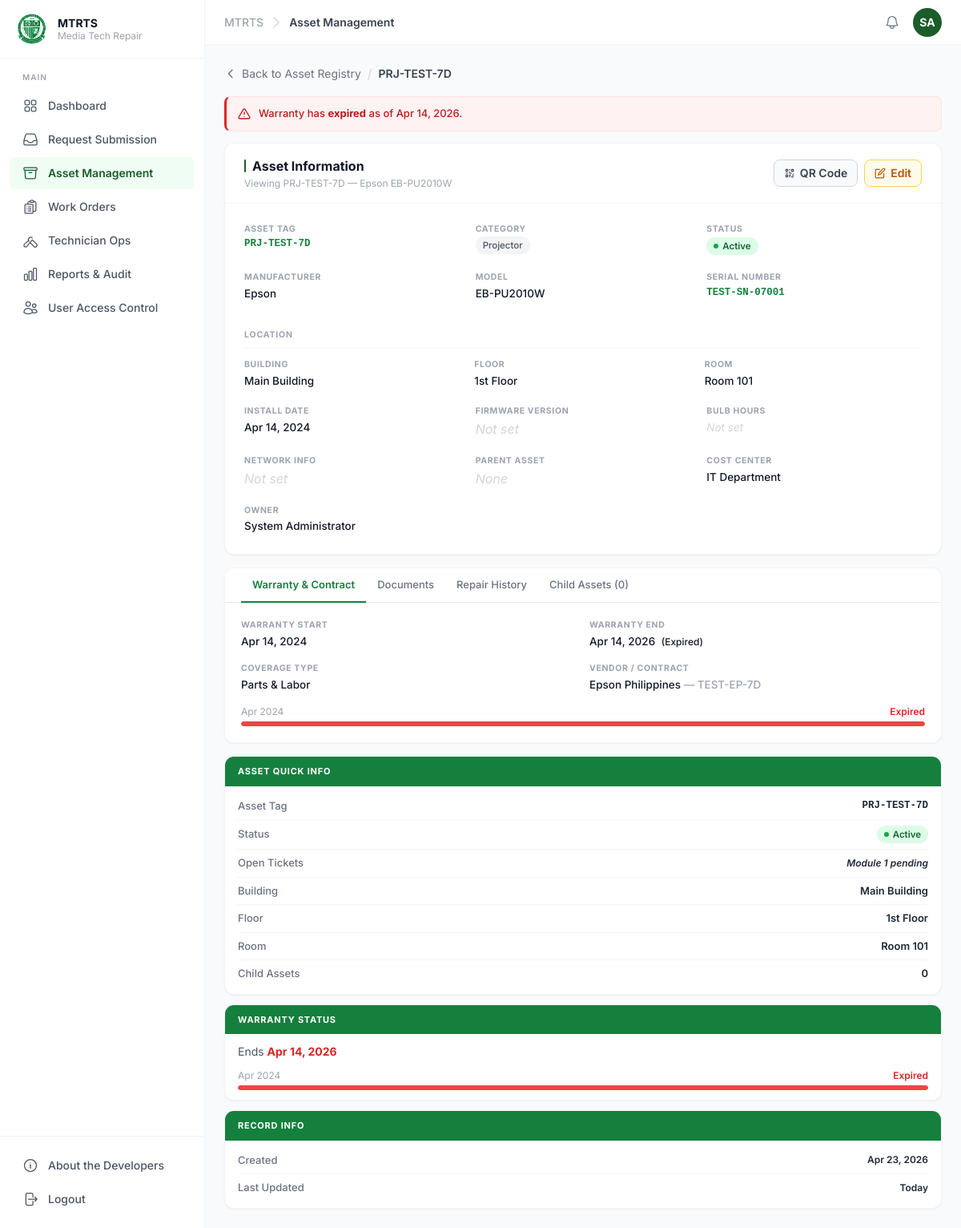
The page /modules/assets/view.php?id=1 (signed in) on the database its author committed.
### tables this page shows
CREATE TABLE assets (
  asset_id         INT           PRIMARY KEY AUTO_INCREMENT,
  asset_tag        VARCHAR(50)   NOT NULL UNIQUE,
  serial_number    VARCHAR(100)  NULL,
  manufacturer     VARCHAR(100)  NOT NULL,
  model            VARCHAR(100)  NOT NULL,
  category_id      INT           NOT NULL,
  status           ENUM('active','spare','retired') NOT NULL DEFAULT 'active',
  location_id      INT           NULL,
  parent_asset_id  INT           NULL,
  install_date     DATE          NOT NULL,
  firmware_version VARCHAR(50)   NULL,
  network_info     VARCHAR(100)  NULL,
  bulb_hours       INT UNSIGNED  NULL,
  department_id    INT           NULL,
  owner_id         INT           NULL,
  qr_code_path     VARCHAR(255)  NULL,
  created_by       INT           NULL,
  created_at       DATETIME      NOT NULL DEFAULT CURRENT_TIMESTAMP,
  updated_at       DATETIME      NOT NULL DEFAULT CURRENT_TIMESTAMP ON UPDATE CURRENT_TIMESTAMP,

  FOREIGN KEY (category_id)     REFERENCES asset_categories(category_id),
  FOREIGN KEY (location_id)     REFERENCES locations(location_id),
  FOREIGN KEY (parent_asset_id) REFERENCES assets(asset_id),
  FOREIGN KEY (department_id)   REFERENCES departments(department_id),
  FOREIGN KEY (owner_id)        REFERENCES users(user_id),
  FOREIGN KEY (created_by)      REFERENCES users(user_id)
);

CREATE TABLE asset_warranty (
  warranty_id        INT           PRIMARY KEY AUTO_INCREMENT,
  asset_id           INT           NOT NULL UNIQUE,
  warranty_start     DATE          NOT NULL,
  warranty_end       DATE          NOT NULL,
  coverage_type      ENUM('parts','labor','parts_and_labor','onsite') NOT NULL,
  vendor_name        VARCHAR(150)  NULL,
  contract_reference VARCHAR(100)  NULL,
  created_at         DATETIME      NOT NULL DEFAULT CURRENT_TIMESTAMP,
  updated_at         DATETIME      NOT NULL DEFAULT CURRENT_TIMESTAMP ON UPDATE CURRENT_TIMESTAMP,

  FOREIGN KEY (asset_id) REFERENCES assets(asset_id)
);

CREATE TABLE asset_categories (
  category_id    INT           PRIMARY KEY AUTO_INCREMENT,
  category_name  VARCHAR(100)  NOT NULL UNIQUE,
  has_bulb_hours TINYINT(1)    NOT NULL DEFAULT 0,
  description    VARCHAR(255)  NULL,
  created_at     DATETIME      NOT NULL DEFAULT CURRENT_TIMESTAMP,
  updated_at     DATETIME      NOT NULL DEFAULT CURRENT_TIMESTAMP ON UPDATE CURRENT_TIMESTAMP
);

CREATE TABLE locations (
  location_id INT           PRIMARY KEY AUTO_INCREMENT,
  building    VARCHAR(100)  NOT NULL,
  floor       VARCHAR(50)   NOT NULL,
  room        VARCHAR(100)  NOT NULL,
  created_at  DATETIME      NOT NULL DEFAULT CURRENT_TIMESTAMP,

  UNIQUE (building, floor, room)
);

CREATE TABLE departments (
  department_id   INT           PRIMARY KEY AUTO_INCREMENT,
  department_name VARCHAR(100)  NOT NULL UNIQUE
);

CREATE TABLE users (
  user_id         INT           PRIMARY KEY AUTO_INCREMENT,
  email           VARCHAR(150)  NOT NULL UNIQUE,
  password_hash   VARCHAR(255)  NULL,
  full_name       VARCHAR(150)  NOT NULL,
  id_number       VARCHAR(50)   NULL UNIQUE,
  contact_number  VARCHAR(20)   NULL,
  position        VARCHAR(100)  NULL,
  profile_picture VARCHAR(255)  NULL,
  department_id   INT           NULL,
  role_id         INT           NOT NULL,
  is_active       TINYINT(1)    NOT NULL DEFAULT 1,
  created_at      DATETIME      NOT NULL DEFAULT CURRENT_TIMESTAMP,
  updated_at      DATETIME      NOT NULL DEFAULT CURRENT_TIMESTAMP ON UPDATE CURRENT_TIMESTAMP,
  last_login      DATETIME      NULL,

  FOREIGN KEY (department_id) REFERENCES departments(department_id),
  FOREIGN KEY (role_id) REFERENCES roles(role_id)
);

### modules/assets/view.view.php (the view, shortened to what the rows shown need)
<div class="flex items-center gap-2 mb-4">
  <a href="index.php"
     class="inline-flex items-center gap-1.5 text-sm text-gray-500 hover:text-gray-900 transition-colors">
    <svg class="w-4 h-4" fill="none" viewBox="0 0 24 24" stroke="currentColor" stroke-width="2">
      <path stroke-linecap="round" stroke-linejoin="round" d="M15 19l-7-7 7-7"/>
    </svg>
    Back to Asset Registry
  </a>
  <span class="text-gray-300">/</span>
  <span class="text-sm font-semibold text-gray-700"><?= htmlspecialchars($asset['asset_tag']) ?></span>
</div>
<?php if ($show_warn_banner): ?>
<div class="asset-banner banner-info mb-4">
  <svg class="w-4 h-4 flex-shrink-0" fill="none" viewBox="0 0 24 24" stroke="currentColor" stroke-width="2">
    <path stroke-linecap="round" stroke-linejoin="round" d="M12 9v4m0 4h.01M10.29 3.86L1.82 18a2 2 0 001.71 3h16.94a2 2 0 001.71-3L13.71 3.86a2 2 0 00-3.42 0z"/>
  </svg>
  <span>Warranty expiring in <strong><?= $wp['days_left'] ?> day<?= $wp['days_left'] !== 1 ? 's' : '' ?></strong> — consider renewing or flagging for review.</span>
</div>
<?php elseif ($expired_banner): ?>
<div class="asset-banner banner-warn mb-4">
  <svg class="w-4 h-4 flex-shrink-0" fill="none" viewBox="0 0 24 24" stroke="currentColor" stroke-width="2">
    <path stroke-linecap="round" stroke-linejoin="round" d="M12 9v4m0 4h.01M10.29 3.86L1.82 18a2 2 0 001.71 3h16.94a2 2 0 001.71-3L13.71 3.86a2 2 0 00-3.42 0z"/>
  </svg>
  <span>Warranty has <strong>expired</strong> as of <?= htmlspecialchars((new DateTime($warranty['warranty_end']))->format('M j, Y')) ?>.</span>
</div>
<?php endif; ?>
<div class="grid grid-cols-1 xl:grid-cols-[1fr_260px] gap-4 items-start">
  <div class="flex flex-col gap-4">
    <div class="bg-white rounded-xl shadow-sm border border-gray-100 overflow-hidden">
      <div class="px-6 py-4 border-b border-gray-100 flex flex-wrap items-center justify-between gap-3">
        <div>
          <h2 class="text-base font-bold text-gray-900 flex items-center gap-2">
            <span class="block w-0.5 h-4 bg-olfu-green rounded"></span>
            Asset Information
          </h2>
          <p class="text-xs text-gray-400 mt-0.5">
            Viewing <?= htmlspecialchars($asset['asset_tag']) ?> — <?= htmlspecialchars($asset['manufacturer'] . ' ' . $asset['model']) ?>
          </p>
        </div>
      </div>
      <div class="p-6">
        <div class="grid grid-cols-2 md:grid-cols-3 gap-5">
          <div>
            <div class="vf-lbl">Asset Tag</div>
            <div class="vf-val vf-mono"><?= htmlspecialchars($asset['asset_tag']) ?></div>
          </div>
          <div>
            <div class="vf-val"><?= cat_badge($asset['category_name'] ?? '—') ?></div>
          </div>
          <div>
            <div class="vf-val"><?= status_badge($asset['status']) ?></div>
          </div>
          <div>
            <div class="vf-lbl">Manufacturer</div>
            <div class="vf-val"><?= htmlspecialchars($asset['manufacturer']) ?></div>
          </div>
          <div>
            <div class="vf-lbl">Model</div>
            <div class="vf-val"><?= htmlspecialchars($asset['model']) ?></div>
          </div>
          <div>
            <div class="vf-lbl">Serial Number</div>
            <?php if ($asset['serial_number']): ?>
              <div class="vf-val vf-mono"><?= htmlspecialchars($asset['serial_number']) ?></div>
            <?php else: ?>
              <div class="vf-val vf-empty">Not set</div>
            <?php endif; ?>
          </div>
          <div class="col-span-2 md:col-span-3">
            <div class="grid grid-cols-3 gap-4">
              <div>
                <div class="vf-lbl">Building</div>
                <div class="vf-val"><?= $asset['building'] ? htmlspecialchars($asset['building']) : '<span class="vf-empty">Not assigned</span>' ?></div>
              </div>
              <div>
                <div class="vf-lbl">Floor</div>
                <div class="vf-val"><?= $asset['floor'] ? htmlspecialchars($asset['floor']) : '<span class="vf-empty">Not assigned</span>' ?></div>
              </div>
              <div>
                <div class="vf-lbl">Room</div>
                <div class="vf-val"><?= $asset['room'] ? htmlspecialchars($asset['room']) : '<span class="vf-empty">Not assigned</span>' ?></div>
              </div>
            </div>
          </div>
          <div>
            <div class="vf-lbl">Install Date</div>
            <div class="vf-val"><?= $asset['install_date'] ? (new DateTime($asset['install_date']))->format('M j, Y') : '<span class="vf-empty">—</span>' ?></div>
          </div>
          <div>
            <div class="vf-lbl">Cost Center</div>
            <div class="vf-val"><?= $asset['department_name'] ? htmlspecialchars($asset['department_name']) : '<span class="vf-empty">Not assigned</span>' ?></div>
          </div>
          <div>
            <div class="vf-lbl">Owner</div>
            <div class="vf-val"><?= $asset['owner_name'] ? htmlspecialchars($asset['owner_name']) : '<span class="vf-empty">Not assigned</span>' ?></div>
          </div>
        </div>
      </div>
    </div>
    <div class="bg-white rounded-xl shadow-sm border border-gray-100 overflow-hidden">
      <div id="tab-warranty" class="p-5 <?= $active_tab !== 'warranty' ? 'hidden' : '' ?>">
        <?php if ($warranty): ?>
          <div class="grid grid-cols-2 gap-4 mb-4">
            <div>
              <div class="vf-lbl">Warranty Start</div>
              <div class="vf-val"><?= (new DateTime($warranty['warranty_start']))->format('M j, Y') ?></div>
            </div>
            <div>
              <div class="vf-lbl">Warranty End</div>
              <div class="vf-val <?= $wp['expired'] ? 'text-red-600' : ($wp['days_left'] <= 30 ? 'text-amber-600' : '') ?>">
                <?= (new DateTime($warranty['warranty_end']))->format('M j, Y') ?>
                <?php if ($wp['expired']): ?><span class="ml-1 text-xs">(Expired)</span><?php endif; ?>
              </div>
            </div>
            <div>
              <div class="vf-lbl">Coverage Type</div>
              <div class="vf-val"><?= coverage_label($warranty['coverage_type']) ?></div>
            </div>
            <div>
              <div class="vf-lbl">Vendor / Contract</div>
              <div class="vf-val">
                <?= $warranty['vendor_name'] ? htmlspecialchars($warranty['vendor_name']) : '<span class="vf-empty">—</span>' ?>
                <?php if ($warranty['contract_reference']): ?>
                  <span class="text-gray-400"> — <?= htmlspecialchars($warranty['contract_reference']) ?></span>
                <?php endif; ?>
              </div>
            </div>
          </div>
          <div class="mt-3">
            <div class="flex justify-between text-xs text-gray-400 mb-1">
              <span><?= (new DateTime($warranty['warranty_start']))->format('M Y') ?></span>
              <span class="font-semibold <?= $wp['expired'] ? 'text-red-600' : ($wp['days_left'] <= 30 ? 'text-amber-600' : 'text-green-600') ?>">
                <?= $wp['expired'] ? 'Expired' : $wp['days_left'] . ' days remaining' ?>
              </span>
            </div>
            <div class="h-1.5 bg-gray-100 rounded-full overflow-hidden">
              <div class="h-full rounded-full <?= $wp['color'] ?>" style="width:<?= $wp['pct'] ?>%"></div>
            </div>
          </div>
        <?php else: ?>
          <p class="text-sm text-gray-400 italic">No warranty information recorded for this asset.</p>
          <a href="edit.php?id=<?= $id ?>" class="text-sm text-olfu-green hover:underline mt-2 inline-block">Add warranty info →</a>
        <?php endif; ?>
      </div>
    </div>
  </div>
  <div class="flex flex-col gap-3">
    <div class="bg-white rounded-xl shadow-sm border border-gray-100 overflow-hidden">
      <div class="px-4 py-2">
        <div class="rp-row">
          <span class="rp-lbl">Asset Tag</span>
          <span class="rp-val asset-tag"><?= htmlspecialchars($asset['asset_tag']) ?></span>
        </div>
        <div class="rp-row">
          <span><?= status_badge($asset['status']) ?></span>
        </div>
        <div class="rp-row">
          <span class="rp-lbl">Building</span>
          <span class="rp-val"><?= htmlspecialchars($asset['building'] ?? '—') ?></span>
        </div>
        <div class="rp-row">
          <span class="rp-lbl">Floor</span>
          <span class="rp-val"><?= htmlspecialchars($asset['floor'] ?? '—') ?></span>
        </div>
        <div class="rp-row">
          <span class="rp-lbl">Room</span>
          <span class="rp-val"><?= htmlspecialchars($asset['room'] ?? '—') ?></span>
        </div>
      </div>
    </div>
    <?php if ($warranty): ?>
    <div class="bg-white rounded-xl shadow-sm border border-gray-100 overflow-hidden">
      <div class="rp-hdr">Warranty Status</div>
      <div class="px-4 py-3">
        <p class="text-sm text-gray-600 mb-3">
          Ends <strong class="<?= $wp['expired'] ? 'text-red-600' : ($wp['days_left'] <= 30 ? 'text-amber-600' : 'text-gray-800') ?>">
            <?= (new DateTime($warranty['warranty_end']))->format('M j, Y') ?>
          </strong>
        </p>
        <div class="flex justify-between text-xs text-gray-400 mb-1">
          <span><?= (new DateTime($warranty['warranty_start']))->format('M Y') ?></span>
          <span class="font-semibold <?= $wp['expired'] ? 'text-red-600' : ($wp['days_left'] <= 30 ? 'text-amber-600' : 'text-green-600') ?>">
            <?= $wp['expired'] ? 'Expired' : $wp['days_left'] . ' days left' ?>
          </span>
        </div>
        <div class="h-1.5 bg-gray-100 rounded-full overflow-hidden">
          <div class="h-full rounded-full <?= $wp['color'] ?>" style="width:<?= $wp['pct'] ?>%"></div>
        </div>
      </div>
    </div>
    <?php endif; ?>
    <div class="bg-white rounded-xl shadow-sm border border-gray-100 overflow-hidden">
      <div class="px-4 py-2">
        <div class="rp-row">
          <span class="rp-lbl">Created</span>
          <span class="rp-val text-xs"><?= (new DateTime($asset['created_at']))->format('M j, Y') ?></span>
        </div>
        <div class="rp-row">
          <span class="rp-lbl">Last Updated</span>
          <span class="rp-val text-xs"><?= time_ago($asset['updated_at']) ?></span>
        </div>
      </div>
    </div>
  </div>
</div>

### modules/assets/functions.php (shortened to what the rows shown need)
<?php
function get_asset_by_id(PDO $pdo, int $id): array|false {
    $stmt = $pdo->prepare("
        SELECT a.*, c.category_name, c.has_bulb_hours,
               l.building, l.floor, l.room,
               u.full_name AS owner_name,
               d.department_name,
               p.asset_tag AS parent_tag
        FROM assets a
        LEFT JOIN asset_categories c ON a.category_id     = c.category_id
        LEFT JOIN locations        l ON a.location_id     = l.location_id
        LEFT JOIN users            u ON a.owner_id        = u.user_id
        LEFT JOIN departments      d ON a.department_id   = d.department_id
        LEFT JOIN assets           p ON a.parent_asset_id = p.asset_id
        WHERE a.asset_id = ?
    ");
    $stmt->execute([$id]);
    return $stmt->fetch();
}
function get_asset_warranty(PDO $pdo, int $id): array|false {
    $stmt = $pdo->prepare("SELECT * FROM asset_warranty WHERE asset_id = ?");
    $stmt->execute([$id]);
    return $stmt->fetch();
}
function status_badge(string $status): string {
    return match ($status) {
        'active'  => '<span class="asset-badge badge-active"><span class="bdot"></span>Active</span>',
        'spare'   => '<span class="asset-badge badge-spare"><span class="bdot"></span>Spare</span>',
        'retired' => '<span class="asset-badge badge-retired"><span class="bdot"></span>Retired</span>',
        default   => '<span class="asset-badge badge-retired">' . htmlspecialchars(ucfirst($status)) . '</span>',
    };
}
function cat_badge(string $name): string {
    return '<span class="asset-badge badge-cat">' . htmlspecialchars($name) . '</span>';
}
function warranty_progress(?string $start, ?string $end): array {
    $s = new DateTime($start);
    $e = new DateTime($end);
    $n = new DateTime();
    if ($n >= $e) return ['pct' => 100, 'color' => 'bg-red-500', 'days_left' => 0, 'expired' => true];
    $total     = max(1, (int) $s->diff($e)->days);
    $elapsed   = max(0, (int) $s->diff($n)->days);
    $days_left = (int) $n->diff($e)->days;
    $pct   = min(100, (int) round($elapsed / $total * 100));
    $color = $days_left <= 30 ? 'bg-red-500' : 'bg-green-500';
    return ['pct' => $pct, 'color' => $color, 'days_left' => $days_left, 'expired' => false];
}
function time_ago(string $datetime): string {
    $diff = (new DateTime())->diff(new DateTime($datetime));
    if ($diff->days === 0) return 'Today';
    return intdiv($diff->days, 30) . ' months ago';
}
function coverage_label(string $type): string {
    return match ($type) {
        'parts_and_labor' => 'Parts & Labor',
        'parts'           => 'Parts Only',
        'labor'           => 'Labor Only',
        'onsite'          => 'On-site',
        default           => ucfirst($type),
    };
}

### rows shown on the page
assets: asset_tag "PRJ-TEST-7D", manufacturer+model "Epson EB-PU2010W", category.category_name "Projector", status "Active Active", manufacturer "Epson", model "EB-PU2010W", serial_number "TEST-SN-07001", location.building "Main Building", location.floor "1st Floor", location.room "Room 101", install_date "Apr 14, 2024", department.department_name "IT Department", owner.full_name "System Administrator", created_at "Apr 23, 2026", updated_at "Today"
asset_warranty: warranty_end "Apr 14, 2026", warranty_start "Apr 14, 2024", coverage_type "Parts & Labor", vendor_name "Epson Philippines", contract_reference "TEST-EP-7D", warranty_start "Apr 2024"

### other values the page prints
$label "Request Submission"
$label "Asset Management"
$label "Work Orders"
$label "Technician Ops"
$label "Reports & Audit"
$label "User Access Control"
$page_title "Asset Management"
$initials "SA"
$label "Warranty & Contract"
$label "Documents"
$label "Repair History"
$label "Child Assets (0)"
count($children) "0"
